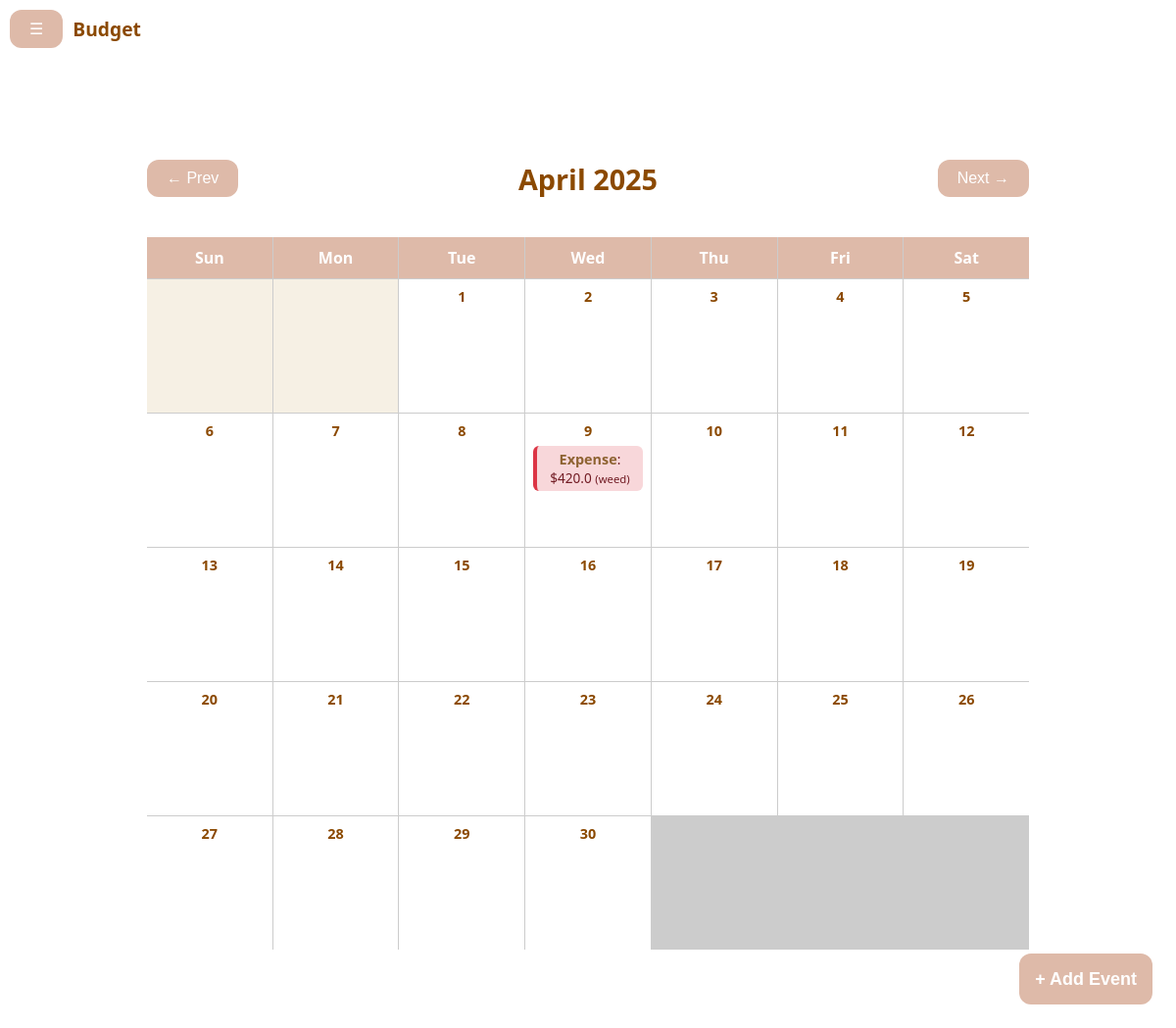
The page /calendar/ (signed in) on the database its author committed.
### tables this page shows
CREATE TABLE transactions (
        ID INTEGER PRIMARY KEY AUTOINCREMENT,  -- Auto-incrementing transaction ID
        title TEXT NOT NULL,
        description TEXT,
        category_id INTEGER NOT NULL,          -- Foreign key to `categories` table
        amount REAL NOT NULL,                  -- Transaction amount (can be positive or negative)
        recurring BOOLEAN DEFAULT 0,           -- Whether the transaction is recurring (1 = True, 0 = False)
        created_at TEXT DEFAULT (DATETIME('now')), -- Date and time of the transaction
        user_id INTEGER NOT NULL,              -- Foreign key to `users` table
        expense BOOLEAN NOT NULL,                 -- Transaction type (0 = Expense, 1 = Income)
        FOREIGN KEY(category_id) REFERENCES categories(ID), -- Ensures a valid category reference
        FOREIGN KEY(user_id) REFERENCES users(ID) -- Ensures a valid user reference
    );

### flaskApp.py (the view)
@app.route("/calendar/")
def calendar():
    if 'user_id' not in session:
        return redirect(url_for("landing"))
    user_id = session['user_id']
    month_offset = int(request.args.get('month_offset', 0))
    today = datetime.today()
    shifted_month = today.replace(day=1) + timedelta(days=month_offset * 30)
    year = shifted_month.year
    month = shifted_month.month
    first_day_of_month = datetime(year, month, 1)
    days_in_month = monthrange(year, month)[1]
    events = db_interface.find_events(user_id)
    print(events)
    return render_template(
        "calendar.html",
        current_month=first_day_of_month.strftime("%B"),
        current_year=year,
        month_offset=month_offset,
        first_day_of_month=first_day_of_month,
        days_in_month=days_in_month,
        events=events
    )

### db.py (called while the page is built)
def get_db_connection():
    conn = sqlite3.connect(DATABASE_PATH)  # Connect to SQLite database file
    conn.row_factory = sqlite3.Row  # To return rows as dictionaries
    return conn

def get_transactions_of_user(user_id):
    conn = get_db_connection()
    transactions = conn.execute("SELECT * FROM transactions t JOIN users u ON t.user_id = u.id WHERE u.id = ?", (user_id,))
    return transactions.fetchall()

### db_interface.py (called while the page is built)
def find_events(user_id):
    events = []
    transactions = db.get_transactions_of_user(user_id)
    for transaction in transactions:
        event_date = datetime.strptime(transaction["created_at"], "%Y-%m-%d")
        events.append({
            "date": event_date,  # Store the date as a datetime object
            "amount": transaction["amount"],
            "type": "expense" if transaction["expense"] else "income",
            "name": transaction["title"],
            "description": transaction["description"]
        })
    return events

### templates/calendar.html (shortened to what this page needs)
{% extends "base.html" %}
{% block content %}
<div class="calendar-wrapper">
  <div class="calendar-header">
    <form action="{{ url_for('calendar') }}" method="get">
      <button type="submit">← Prev</button>
    </form>
    <h2>{{ current_month }} {{ current_year }}</h2>
    <form action="{{ url_for('calendar') }}" method="get">
      <button type="submit">Next →</button>
    </form>
  </div>
  <div class="calendar-grid">
    {% for day in ['Sun', 'Mon', 'Tue', 'Wed', 'Thu', 'Fri', 'Sat'] %}
      <div class="day-label">{{ day }}</div>
    {% endfor %}
    {% for _ in range(first_day_of_month.weekday()|int+1) %}
      <div class="day-box empty"></div>
    {% endfor %}
    {% for day in range(1, days_in_month + 1) %}
      {% set current_date = first_day_of_month.replace(day=day) %}
      <div class="day-box">
        <div class="day-number">{{ day }}</div>
        {% for event in events %}
          {% if event.date.year == current_date.year and event.date.month == current_date.month and event.date.day == current_date.day %}
            <div class="calendar-event {{ event.type }}">
              <span class="event-type">{{ event.type.capitalize() }}</span>:
              ${{ event.amount }}
              <small>({{ event.name }})</small>
            </div>
          {% endif %}
        {% endfor %}
      </div>
    {% endfor %}
  </div>
</div>
{% endblock %}

### templates/base.html (shortened to what this page needs)
<!DOCTYPE html>
<html lang="en">
<head>
  <link rel="stylesheet" href="{{ url_for('static', filename='styles.css') }}">
</head>
<body>
  <nav class="navbar">
    <button id="openNav">☰</button>
    <span class="navbar-brand">Budget</span>
  </nav>
  <button class="fab" id="openEventModal">+ Add Event</button>
  <div id="main">
    {% block content %}{% endblock %}
  </div>
</body>
</html>

### static/styles.css (style rules this page uses)
body { margin: 0; padding: 0; font-family: 'Noto Sans', serif; background: #ffffff; color: #8b4900; text-align: center; }
.navbar { background-color: #ffffff; padding: 10px; text-align: left; display: flex; align-items: center; gap: 10px; }
.navbar-brand { font-weight: bold; font-size: 1.2rem; }
#main { margin-left: 0; transition: margin-left 0.3s; padding: 5vw; }
button { position: static; display: flex; background-color: #debaa9; border: none; color: white; padding: 10px 20px; font-size: 1rem; border-radius: 12px; z-index: 999; cursor: pointer; transition: background-color 0.3s ease; }
.fab { position: fixed; bottom: 24px; right: 24px; background-color: #debaa9; color: #ffffff; border: none; border-radius: 12px; padding: 0 16px; height: 52px; font-size: 18px; font-weight: bold; cursor: pointer; display: flex; align-items: center; justify-content: center; white-space: nowrap; }
.calendar-event.expense { background-color: #f8d7da; color: #721c24; border-left: 4px solid #dc3545; }
.event-type { font-size: 0.9rem; color: #8e6332; }

### templates/calendar.html (style rules this page uses)
.calendar-wrapper { max-width: 900px; margin: auto; padding: 20px; }
.calendar-header { display: flex; justify-content: space-between; align-items: center; flex-wrap: wrap; margin-bottom: 1rem; }
.calendar-header h2 { color: #8b4900; font-size: 1.8rem; }
.calendar-grid { display: grid; grid-template-columns: repeat(7, 1fr); gap: 1px; background-color: #ccc; }
.day-label { background-color: #debaa9; padding: 10px; text-align: center; font-weight: bold; color: white; }
.day-box { background: #fff; min-height: 120px; padding: 8px; font-size: 0.9rem; position: relative; overflow-y: auto; }
.empty { background-color: #f6f0e4; }
.day-number { font-weight: bold; color: #8b4900; margin-bottom: 6px; }
.calendar-event { background: #f6f0e4; padding: 4px; border-radius: 6px; margin-bottom: 4px; color: #8b4900; font-size: 0.85rem; }
.event-type { font-weight: bold; }

### rows shown on the page
transactions: type "Expense", amount "420.0", name "weed"

### other values the page prints
{{ current_month }} "April"
{{ current_year }} "2025"
{{ day }} "Sun" "Mon" "Tue" "Wed" "Thu" "Fri" "Sat"
{{ day }} "1" "2" "3" "4" "5" "6" "7" "8" "9" "10" "11" "12" "13" "14" "15" "16" "17" "18" "19" "20" "21" "22" "23" "24" "25" "26" "27" "28" "29" "30"
